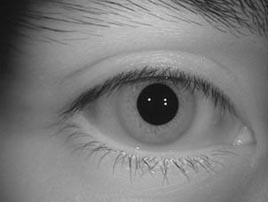
#> input picture Images/Iris1.jpg, 268 x 202 px
$ python IrisDetection.py
#> lines starting #> are read from the running program, lines starting #| are printed output that depends on the picture
import cv2
import numpy as np


def detect_eyes(image):

    gray = cv2.cvtColor(image, cv2.COLOR_BGR2GRAY)

    eye_cascade = cv2.CascadeClassifier("haarcascade_eye.xml")

    eyes = eye_cascade.detectMultiScale(gray, scaleFactor=1.1, minNeighbors=5, minSize=(30, 30))

    if len(eyes) > 0:
        x, y, w, h = eyes[0]
        cv2.imshow("Eye detected", image[y:y + h, x:x + w])
        cv2.waitKey(0)
        cv2.destroyAllWindows()
        return image[y:y + h, x:x + w]
    else:
        return ""


def prepare_images(image):
    common_size = (500, 500)
    image = cv2.resize(image, common_size)

    return image


# [56 lines left out: functions find_pupil_size, detect_iris_shape, not called in this run]

def detect_and_compare_irises_orb(iris1, iris2):
    gray_iris1 = prepare_images(iris1)
    gray_iris2 = prepare_images(iris2)

    orb = cv2.ORB_create()

    kp1, des1 = orb.detectAndCompute(gray_iris1, None)
    kp2, des2 = orb.detectAndCompute(gray_iris2, None)

    bf = cv2.BFMatcher(cv2.NORM_HAMMING, crossCheck=True)

    matches = bf.match(des1, des2)

    matches = sorted(matches, key=lambda x: x.distance)

    img_matches = cv2.drawMatches(gray_iris1, kp1, gray_iris2, kp2, matches[:10], None,
                                  flags=cv2.DrawMatchesFlags_NOT_DRAW_SINGLE_POINTS)

    num_matches = len(matches)

    print("ORB number of matches: " + str(num_matches))

    if num_matches >= 100:
        print('ORB: The irises match.')
    else:
        print('ORB: The irises do not match.')

    cv2.imshow("matches ORB", img_matches)
    cv2.waitKey(0)
    cv2.destroyAllWindows()


# [27 lines left out: function detect_and_compare_irises_sift, not called in this run]


img1 = cv2.imread('Images/Iris1.jpg')
#> img1 is the input picture: shape (202, 268, 3); min 1, max 249, mean 122.7
img2 = cv2.imread('Images/Iris3.jpg')
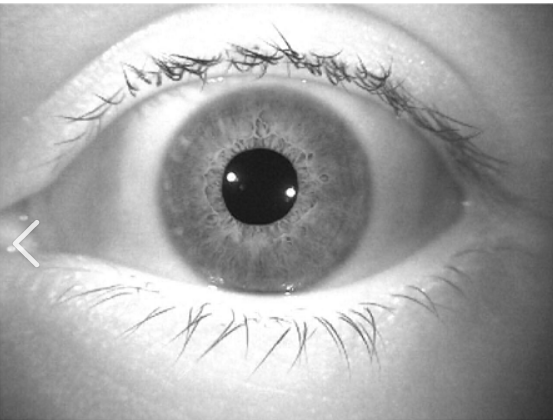
#> input picture Images/Iris3.jpg, 553 x 420 px
#> img2 is the input picture: shape (420, 553, 3); min 20, max 255, mean 166.9

eye1 = detect_eyes(img1)
#> in detect_eyes, `eyes = eye_cascade.detectMultiScale(gray, scaleFactor=1.1, minNeighbor..`: eyes = [[95, 45, 120, 120]]
#> in detect_eyes, `x, y, w, h = eyes[0]`: x = 95; y = 45; w = 120
#> in detect_eyes, `cv2.imshow("Eye detected", image[y:y + h, x:x + w])`:
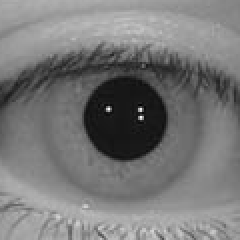
#> window 'Eye detected': shape (120, 120, 3) (shown 2 times larger); min 1, max 249, mean 119.7

eye2 = detect_eyes(img2)
#> in detect_eyes (call 2), `eyes = eye_cascade.detectMultiScale(gray, scaleFactor=1.1, minNeighbor..`: eyes = [[147, 84, 213, 213]]
#> in detect_eyes (call 2), `x, y, w, h = eyes[0]`: x = 147; y = 84; w = 213
#> in detect_eyes (call 2), `cv2.imshow("Eye detected", image[y:y + h, x:x + w])`:
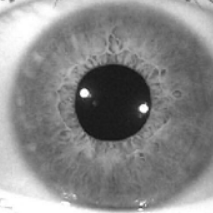
#> window 'Eye detected': shape (213, 213, 3); min 20, max 255, mean 135.1

if not isinstance(eye1, str) and not isinstance(eye2, str):
    detect_and_compare_irises_orb(eye1,eye2)
#> in detect_and_compare_irises_orb, `kp1, des1 = orb.detectAndCompute(gray_iris1, None)`: kp1 = 120 keypoints; strongest (x, y, size): (292, 226, 64.3), (292, 243, 64.3), (226, 226, 64.3), (292, 230, 53.6)
#> in detect_and_compare_irises_orb, `kp2, des2 = orb.detectAndCompute(gray_iris2, None)`: kp2 = 343 keypoints; strongest (x, y, size): (193, 219, 111.1), (340, 254, 111.1), (197, 211, 111.1), (337, 247, 111.1)
#> in detect_and_compare_irises_orb, `matches = bf.match(des1, des2)`: matches = 39 matches
#> in detect_and_compare_irises_orb, `img_matches = cv2.drawMatches(gray_iris1, kp1, gray_iris2, kp2, matche..`:
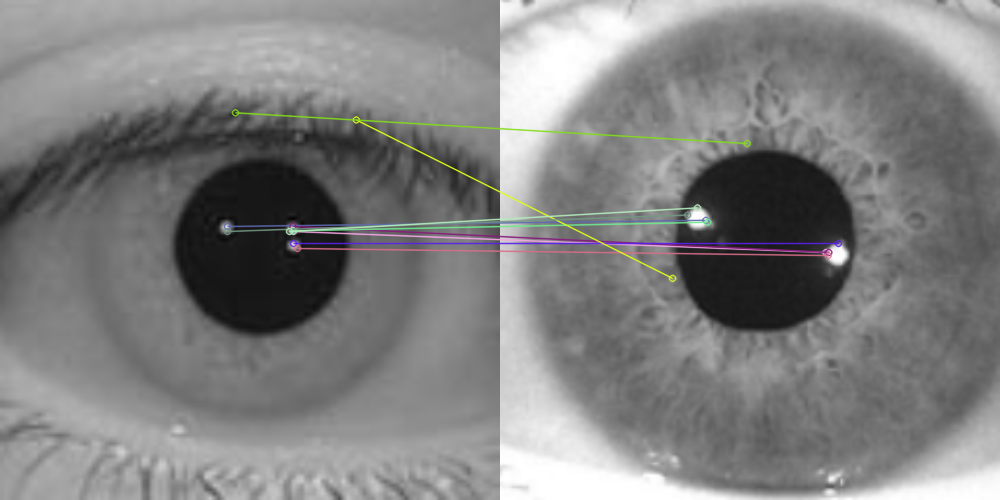
#> img_matches: shape (500, 1000, 3); mean of channels 0, 1, 2 127.8, 127.9, 127.9; drawn as B, G, R
#> in detect_and_compare_irises_orb, `num_matches = len(matches)`: num_matches = 39
#| ORB number of matches: 39
else:
    print("Eye not detected")
